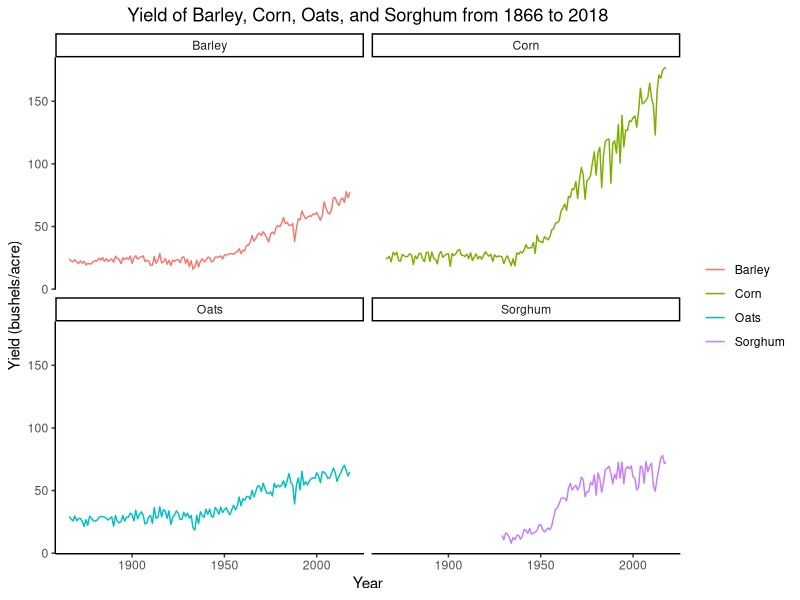
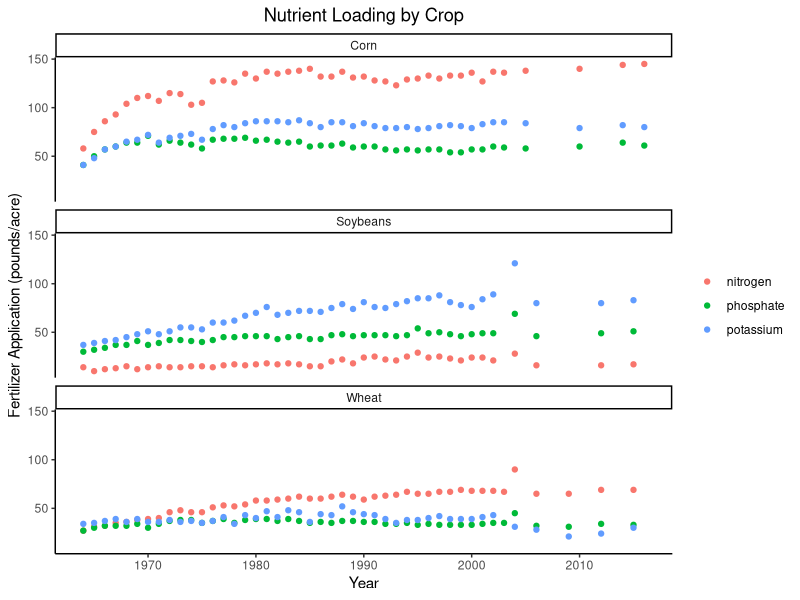
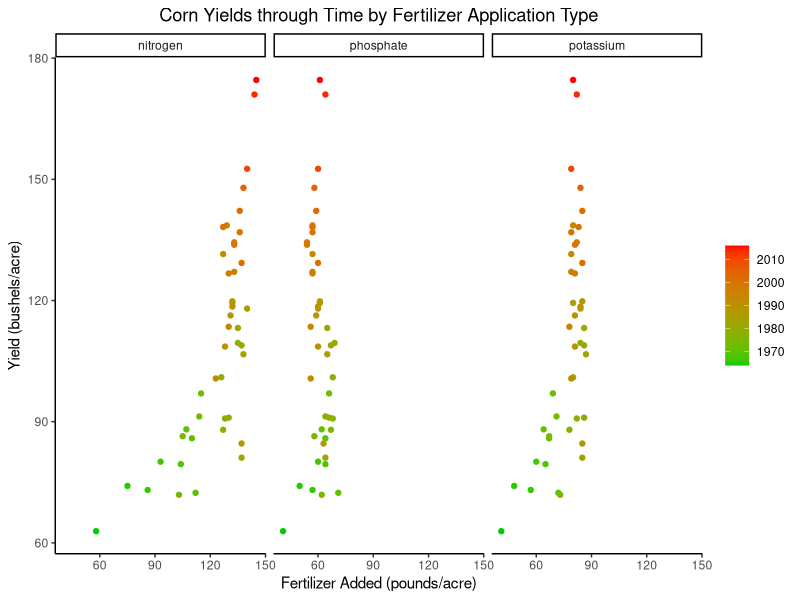

Source code (R) for these figures, in order:
## ---- chunk 1
knitr::opts_chunk$set(echo = TRUE)
## ---- chunk 2
# Reading in data and setting up libraries

library(tidyverse)
grain <- read_csv("grain.csv")
fertilizer <- read_csv("fertilizer.csv")
library(RColorBrewer)

## ---- chunk 3

grains_yield <- grain %>% 
  select(year, yield, commodity) %>% 
  group_by(commodity)

corn_yield_simple <- grains_yield %>% 
  filter(commodity == "Corn")

grains_plot <- ggplot(grains_yield, aes(x = year, y = yield)) + 
  geom_line(aes(color = commodity)) + 
  facet_wrap("commodity") +
  theme_classic() +
  xlab("Year") +
  ylab("Yield (bushels/acre)") +
  ggtitle("Yield of Barley, Corn, Oats, and Sorghum from 1866 to 2018") +
  theme(plot.title = element_text(hjust = 0.5)) +
  scale_x_continuous() +
  scale_y_continuous() +
  theme(legend.title=element_blank())
  
grains_plot
## ---- chunk 4

fertilizer_simple <- fertilizer %>% 
  group_by(crop)
  
fertilizer_plot <- ggplot(fertilizer_simple, aes(x = year, y = ppa)) + 
  geom_point(aes(color = fertilizer)) + 
  facet_wrap("crop", ncol = 1) +
  theme_classic() +
  xlab("Year") +
  ylab("Fertilizer Application (pounds/acre)") +
  ggtitle("Nutrient Loading by Crop") +
  theme(plot.title = element_text(hjust = 0.5)) +
  scale_x_continuous() +
  scale_y_continuous() +
  theme(legend.title=element_blank())

fertilizer_plot
## ---- chunk 5
# Creating a simplified df to represent just corn yield by year
fertilizer_corn <- grain %>% 
  filter(commodity == "Corn") %>% 
  select(year, commodity, yield)

# Join both df's by year so that one df has year, type of fertilizer applied to corn in that year, the amount of fertilizer applied per acre, and the yield
fertilizer_merge <- merge(fertilizer_simple, corn_yield_simple, by="year") %>% 
  group_by(fertilizer) %>% 
  filter(crop == "Corn") %>% 
  select(year, fertilizer, ppa, yield)

# Visualizing with a graph
corn_plot <- ggplot(fertilizer_merge, aes(x = ppa, y = yield)) + 
  geom_point(aes(color = year)) +
  scale_color_gradient(low = "green3", high = "red") +
  facet_wrap("fertilizer") +
  theme_classic() +
  xlab("Fertilizer Added (pounds/acre)") +
  ylab("Yield (bushels/acre)") +
  ggtitle("Corn Yields through Time by Fertilizer Application Type") +
  theme(plot.title = element_text(hjust = 0.5)) +
  scale_y_continuous() +
  theme(legend.title=element_blank())

corn_plot
